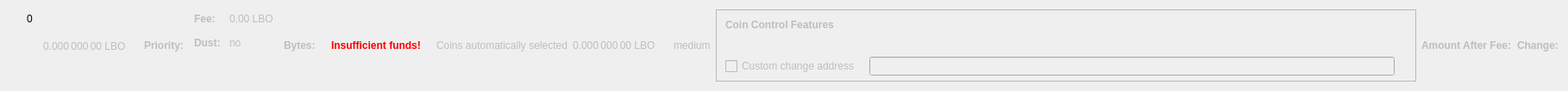
    <widget class="QWidget" name="dummyHideWidget" native="true">
     <property name="maximumSize">
      <size>
       <width>100</width>
       <height>22</height>
      </size>
     </property>
     <layout class="QHBoxLayout" name="dummyHideLayout">
      <item>
       <layout class="QFormLayout" name="formLayoutCoinControl1">
        <property name="horizontalSpacing">
         <number>10</number>
        </property>
        <property name="verticalSpacing">
         <number>14</number>
        </property>
        <property name="leftMargin">
         <number>10</number>
        </property>
        <property name="topMargin">
         <number>4</number>
        </property>
        <property name="rightMargin">
         <number>6</number>
        </property>
        <item row="0" column="1">
         <widget class="QLabel" name="labelCoinControlBytes">
          <property name="cursor">
           <cursorShape>IBeamCursor</cursorShape>
          </property>
          <property name="contextMenuPolicy">
           <enum>Qt::ActionsContextMenu</enum>
          </property>
          <property name="text">
           <string notr="true">0</string>
          </property>
          <property name="textInteractionFlags">
           <set>Qt::LinksAccessibleByMouse|Qt::TextSelectableByKeyboard|Qt::TextSelectableByMouse</set>
          </property>
         </widget>
        </item>
       </layout>
      </item>
      <item>
       <widget class="QLabel" name="labelCoinControlAfterFee">
        <property name="enabled">
         <bool>false</bool>
        </property>
        <property name="sizePolicy">
         <sizepolicy hsizetype="Fixed" vsizetype="Fixed">
          <horstretch>0</horstretch>
          <verstretch>0</verstretch>
         </sizepolicy>
        </property>
        <property name="minimumSize">
         <size>
          <width>111</width>
          <height>12</height>
         </size>
        </property>
        <property name="maximumSize">
         <size>
          <width>111</width>
          <height>12</height>
         </size>
        </property>
        <property name="cursor">
         <cursorShape>IBeamCursor</cursorShape>
        </property>
        <property name="contextMenuPolicy">
         <enum>Qt::ActionsContextMenu</enum>
        </property>
        <property name="text">
         <string notr="true">0.000 000 00 LBO</string>
        </property>
        <property name="textInteractionFlags">
         <set>Qt::LinksAccessibleByMouse|Qt::TextSelectableByKeyboard|Qt::TextSelectableByMouse</set>
        </property>
       </widget>
      </item>
      <item>
       <widget class="QLabel" name="labelCoinControlPriorityText">
        <property name="enabled">
         <bool>false</bool>
        </property>
        <property name="font">
         <font>
          <weight>75</weight>
          <bold>true</bold>
         </font>
        </property>
        <property name="text">
         <string>Priority:</string>
        </property>
       </widget>
      </item>
      <item>
       <layout class="QHBoxLayout" name="horizontalLayout"/>
      </item>
      <item>
       <layout class="QFormLayout" name="formLayoutCoinControl3">
        <property name="horizontalSpacing">
         <number>10</number>
        </property>
        <property name="verticalSpacing">
         <number>14</number>
        </property>
        <property name="leftMargin">
         <number>6</number>
        </property>
        <property name="topMargin">
         <number>4</number>
        </property>
        <property name="rightMargin">
         <number>6</number>
        </property>
        <item row="0" column="0">
         <widget class="QLabel" name="labelCoinControlFeeText">
          <property name="enabled">
           <bool>false</bool>
          </property>
          <property name="font">
           <font>
            <weight>75</weight>
            <bold>true</bold>
           </font>
          </property>
          <property name="text">
           <string>Fee:</string>
          </property>
          <property name="margin">
           <number>0</number>
          </property>
         </widget>
        </item>
        <item row="0" column="1">
         <widget class="QLabel" name="labelCoinControlFee">
          <property name="enabled">
           <bool>false</bool>
          </property>
          <property name="cursor">
           <cursorShape>IBeamCursor</cursorShape>
          </property>
          <property name="contextMenuPolicy">
           <enum>Qt::ActionsContextMenu</enum>
          </property>
          <property name="text">
           <string notr="true">0.00 LBO</string>
          </property>
          <property name="textInteractionFlags">
           <set>Qt::LinksAccessibleByMouse|Qt::TextSelectableByKeyboard|Qt::TextSelectableByMouse</set>
          </property>
         </widget>
        </item>
        <item row="1" column="0">
         <widget class="QLabel" name="labelCoinControlLowOutputText">
          <property name="enabled">
           <bool>false</bool>
          </property>
          <property name="font">
           <font>
            <weight>75</weight>
            <bold>true</bold>
           </font>
          </property>
          <property name="text">
           <string>Dust:</string>
          </property>
         </widget>
        </item>
        <item row="1" column="1">
         <widget class="QLabel" name="labelCoinControlLowOutput">
          <property name="enabled">
           <bool>false</bool>
          </property>
          <property name="cursor">
           <cursorShape>IBeamCursor</cursorShape>
          </property>
          <property name="contextMenuPolicy">
           <enum>Qt::ActionsContextMenu</enum>
          </property>
          <property name="text">
           <string>no</string>
          </property>
          <property name="textInteractionFlags">
           <set>Qt::LinksAccessibleByMouse|Qt::TextSelectableByKeyboard|Qt::TextSelectableByMouse</set>
          </property>
         </widget>
        </item>
       </layout>
      </item>
      <item>
       <widget class="QLabel" name="labelCoinControlBytesText">
        <property name="enabled">
         <bool>false</bool>
        </property>
        <property name="font">
         <font>
          <weight>75</weight>
          <bold>true</bold>
         </font>
        </property>
        <property name="text">
         <string>Bytes:</string>
        </property>
       </widget>
      </item>
      <item>
       <layout class="QFormLayout" name="formLayoutCoinControl2">
        <property name="horizontalSpacing">
         <number>10</number>
        </property>
        <property name="verticalSpacing">
         <number>14</number>
        </property>
        <property name="leftMargin">
         <number>6</number>
        </property>
        <property name="topMargin">
         <number>4</number>
        </property>
        <property name="rightMargin">
         <number>6</number>
        </property>
       </layout>
      </item>
      <item>
       <layout class="QHBoxLayout" name="horizontalLayoutCoinControl2">
        <property name="spacing">
         <number>8</number>
        </property>
        <property name="bottomMargin">
         <number>10</number>
        </property>
       </layout>
      </item>
      <item>
       <widget class="QLabel" name="labelCoinControlInsuffFunds">
        <property name="enabled">
         <bool>false</bool>
        </property>
        <property name="minimumSize">
         <size>
          <width>0</width>
          <height>0</height>
         </size>
        </property>
        <property name="font">
         <font>
          <weight>75</weight>
          <bold>true</bold>
         </font>
        </property>
        <property name="styleSheet">
         <string notr="true">color:red;font-weight:bold;</string>
        </property>
        <property name="text">
         <string>Insufficient funds!</string>
        </property>
        <property name="margin">
         <number>5</number>
        </property>
       </widget>
      </item>
      <item>
       <layout class="QFormLayout" name="formLayoutCoinControl4">
        <property name="horizontalSpacing">
         <number>10</number>
        </property>
        <property name="verticalSpacing">
         <number>14</number>
        </property>
        <property name="leftMargin">
         <number>6</number>
        </property>
        <property name="topMargin">
         <number>4</number>
        </property>
        <property name="rightMargin">
         <number>6</number>
        </property>
       </layout>
      </item>
      <item>
       <widget class="QLabel" name="labelCoinControlAutomaticallySelected">
        <property name="enabled">
         <bool>false</bool>
        </property>
        <property name="sizePolicy">
         <sizepolicy hsizetype="Fixed" vsizetype="Fixed">
          <horstretch>0</horstretch>
          <verstretch>0</verstretch>
         </sizepolicy>
        </property>
        <property name="minimumSize">
         <size>
          <width>0</width>
          <height>0</height>
         </size>
        </property>
        <property name="maximumSize">
         <size>
          <width>240</width>
          <height>16777215</height>
         </size>
        </property>
        <property name="text">
         <string>Coins automatically selected</string>
        </property>
        <property name="margin">
         <number>5</number>
        </property>
       </widget>
      </item>
      <item>
       <widget class="QLabel" name="labelCoinControlChange">
        <property name="enabled">
         <bool>false</bool>
        </property>
        <property name="sizePolicy">
         <sizepolicy hsizetype="Fixed" vsizetype="Fixed">
          <horstretch>0</horstretch>
          <verstretch>0</verstretch>
         </sizepolicy>
        </property>
        <property name="minimumSize">
         <size>
          <width>111</width>
          <height>0</height>
         </size>
        </property>
        <property name="maximumSize">
         <size>
          <width>111</width>
          <height>16777215</height>
         </size>
        </property>
        <property name="cursor">
         <cursorShape>IBeamCursor</cursorShape>
        </property>
        <property name="contextMenuPolicy">
         <enum>Qt::ActionsContextMenu</enum>
        </property>
        <property name="text">
         <string notr="true">0.000 000 00 LBO</string>
        </property>
        <property name="textInteractionFlags">
         <set>Qt::LinksAccessibleByMouse|Qt::TextSelectableByKeyboard|Qt::TextSelectableByMouse</set>
        </property>
       </widget>
      </item>
      <item>
       <widget class="QLabel" name="labelCoinControlPriority">
        <property name="enabled">
         <bool>false</bool>
        </property>
        <property name="cursor">
         <cursorShape>IBeamCursor</cursorShape>
        </property>
        <property name="contextMenuPolicy">
         <enum>Qt::ActionsContextMenu</enum>
        </property>
        <property name="text">
         <string>medium</string>
        </property>
        <property name="textInteractionFlags">
         <set>Qt::LinksAccessibleByMouse|Qt::TextSelectableByKeyboard|Qt::TextSelectableByMouse</set>
        </property>
       </widget>
      </item>
      <item>
       <widget class="QFrame" name="frameCoinControl">
        <property name="sizePolicy">
         <sizepolicy hsizetype="Expanding" vsizetype="Expanding">
          <horstretch>0</horstretch>
          <verstretch>0</verstretch>
         </sizepolicy>
        </property>
        <property name="maximumSize">
         <size>
          <width>16777215</width>
          <height>16777215</height>
         </size>
        </property>
        <property name="frameShape">
         <enum>QFrame::StyledPanel</enum>
        </property>
        <property name="frameShadow">
         <enum>QFrame::Sunken</enum>
        </property>
        <layout class="QVBoxLayout" name="verticalLayoutCoinControl2_2">
         <property name="spacing">
          <number>0</number>
         </property>
         <property name="leftMargin">
          <number>0</number>
         </property>
         <property name="topMargin">
          <number>0</number>
         </property>
         <property name="rightMargin">
          <number>0</number>
         </property>
         <property name="bottomMargin">
          <number>6</number>
         </property>
         <item>
          <layout class="QVBoxLayout" name="verticalLayoutCoinControl" stretch="0,0,0,1">
           <property name="spacing">
            <number>0</number>
           </property>
           <property name="leftMargin">
            <number>10</number>
           </property>
           <property name="topMargin">
            <number>10</number>
           </property>
           <item>
            <layout class="QHBoxLayout" name="horizontalLayoutCoinControl1">
             <property name="bottomMargin">
              <number>15</number>
             </property>
             <item>
              <widget class="QLabel" name="labelCoinControlFeatures">
               <property name="enabled">
                <bool>false</bool>
               </property>
               <property name="sizePolicy">
                <sizepolicy hsizetype="Preferred" vsizetype="Maximum">
                 <horstretch>0</horstretch>
                 <verstretch>0</verstretch>
                </sizepolicy>
               </property>
               <property name="font">
                <font>
                 <weight>75</weight>
                 <bold>true</bold>
                </font>
               </property>
               <property name="styleSheet">
                <string notr="true">font-weight:bold;</string>
               </property>
               <property name="text">
                <string>Coin Control Features</string>
               </property>
              </widget>
             </item>
            </layout>
           </item>
           <item>
            <widget class="QWidget" name="widgetCoinControl" native="true">
             <property name="sizePolicy">
              <sizepolicy hsizetype="Preferred" vsizetype="Preferred">
               <horstretch>0</horstretch>
               <verstretch>0</verstretch>
              </sizepolicy>
             </property>
             <property name="minimumSize">
              <size>
               <width>0</width>
               <height>0</height>
              </size>
             </property>
             <property name="styleSheet">
              <string notr="true"/>
             </property>
             <layout class="QHBoxLayout" name="horizontalLayoutCoinControl5_2">
              <property name="leftMargin">
               <number>0</number>
              </property>
              <property name="topMargin">
               <number>0</number>
              </property>
              <property name="rightMargin">
               <number>0</number>
              </property>
              <property name="bottomMargin">
               <number>0</number>
              </property>
              <item>
               <layout class="QHBoxLayout" name="horizontalLayoutCoinControl3">
                <property name="spacing">
                 <number>20</number>
                </property>
                <property name="topMargin">
                 <number>0</number>
                </property>
                <property name="bottomMargin">
                 <number>10</number>
                </property>
               </layout>
              </item>
             </layout>
            </widget>
           </item>
           <item>
            <layout class="QHBoxLayout" name="horizontalLayoutCoinControl4" stretch="0,0,0">
             <property name="spacing">
              <number>12</number>
             </property>
             <property name="sizeConstraint">
              <enum>QLayout::SetDefaultConstraint</enum>
             </property>
             <property name="topMargin">
              <number>5</number>
             </property>
             <property name="rightMargin">
              <number>5</number>
             </property>
             <item>
              <widget class="QCheckBox" name="checkBoxCoinControlChange">
               <property name="enabled">
                <bool>false</bool>
               </property>
               <property name="toolTip">
                <string>If this is activated, but the change address is empty or invalid, change will be sent to a newly generated address.</string>
               </property>
               <property name="text">
                <string>Custom change address</string>
               </property>
              </widget>
             </item>
             <item>
              <widget class="QValidatedLineEdit" name="lineEditCoinControlChange">
               <property name="enabled">
                <bool>false</bool>
               </property>
               <property name="sizePolicy">
                <sizepolicy hsizetype="Expanding" vsizetype="Fixed">
                 <horstretch>0</horstretch>
                 <verstretch>0</verstretch>
                </sizepolicy>
               </property>
              </widget>
             </item>
             <item>
              <widget class="QLabel" name="labelCoinControlChangeLabel_2">
               <property name="sizePolicy">
                <sizepolicy hsizetype="Preferred" vsizetype="Expanding">
                 <horstretch>0</horstretch>
                 <verstretch>0</verstretch>
                </sizepolicy>
               </property>
               <property name="minimumSize">
                <size>
                 <width>0</width>
                 <height>0</height>
                </size>
               </property>
               <property name="text">
                <string/>
               </property>
               <property name="margin">
                <number>3</number>
               </property>
              </widget>
             </item>
            </layout>
           </item>
           <item>
            <spacer name="verticalSpacerCoinControl">
             <property name="orientation">
              <enum>Qt::Vertical</enum>
             </property>
             <property name="sizeHint" stdset="0">
              <size>
               <width>800</width>
               <height>1</height>
              </size>
             </property>
            </spacer>
           </item>
          </layout>
         </item>
        </layout>
       </widget>
      </item>
      <item>
       <widget class="QLabel" name="labelCoinControlAfterFeeText">
        <property name="enabled">
         <bool>false</bool>
        </property>
        <property name="minimumSize">
         <size>
          <width>0</width>
          <height>0</height>
         </size>
        </property>
        <property name="maximumSize">
         <size>
          <width>16777215</width>
          <height>16777215</height>
         </size>
        </property>
        <property name="font">
         <font>
          <weight>75</weight>
          <bold>true</bold>
         </font>
        </property>
        <property name="text">
         <string>Amount After Fee:</string>
        </property>
        <property name="alignment">
         <set>Qt::AlignLeading|Qt::AlignLeft|Qt::AlignVCenter</set>
        </property>
        <property name="margin">
         <number>0</number>
        </property>
       </widget>
      </item>
      <item>
       <widget class="QLabel" name="labelCoinControlChangeText">
        <property name="enabled">
         <bool>false</bool>
        </property>
        <property name="sizePolicy">
         <sizepolicy hsizetype="Preferred" vsizetype="Preferred">
          <horstretch>0</horstretch>
          <verstretch>0</verstretch>
         </sizepolicy>
        </property>
        <property name="minimumSize">
         <size>
          <width>0</width>
          <height>0</height>
         </size>
        </property>
        <property name="maximumSize">
         <size>
          <width>16777215</width>
          <height>16777215</height>
         </size>
        </property>
        <property name="font">
         <font>
          <weight>75</weight>
          <bold>true</bold>
         </font>
        </property>
        <property name="text">
         <string>Change:</string>
        </property>
        <property name="alignment">
         <set>Qt::AlignLeading|Qt::AlignLeft|Qt::AlignVCenter</set>
        </property>
       </widget>
      </item>
     </layout>
    </widget>
